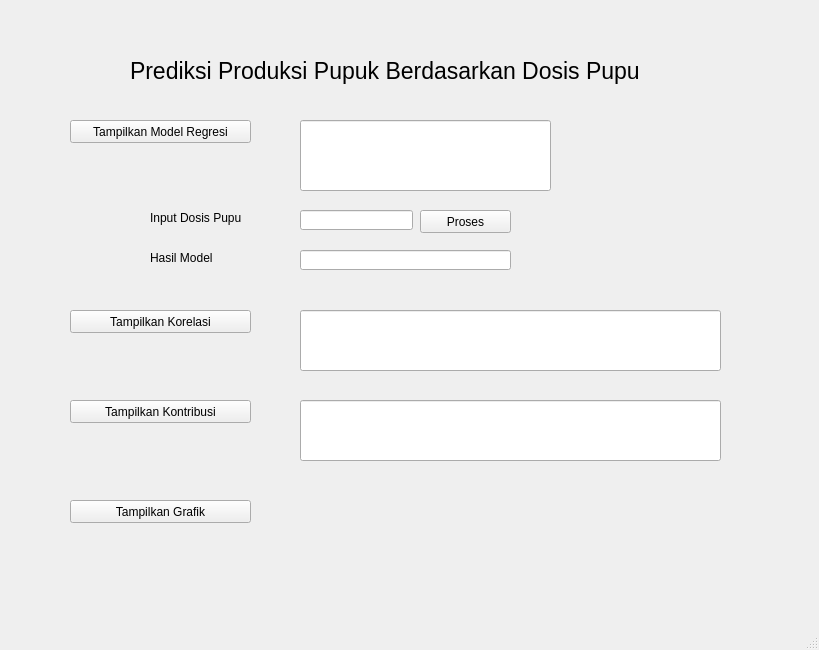
<?xml version="1.0" encoding="UTF-8"?>
<ui version="4.0">
 <class>MainWindow</class>
 <widget class="QMainWindow" name="MainWindow">
  <property name="geometry">
   <rect>
    <x>0</x>
    <y>0</y>
    <width>819</width>
    <height>650</height>
   </rect>
  </property>
  <property name="windowTitle">
   <string>MainWindow</string>
  </property>
  <widget class="QWidget" name="centralwidget">
   <widget class="QLineEdit" name="lineEditDosisInput">
    <property name="geometry">
     <rect>
      <x>300</x>
      <y>210</y>
      <width>113</width>
      <height>20</height>
     </rect>
    </property>
   </widget>
   <widget class="QLabel" name="label">
    <property name="geometry">
     <rect>
      <x>150</x>
      <y>210</y>
      <width>91</width>
      <height>16</height>
     </rect>
    </property>
    <property name="autoFillBackground">
     <bool>true</bool>
    </property>
    <property name="frameShape">
     <enum>QFrame::NoFrame</enum>
    </property>
    <property name="frameShadow">
     <enum>QFrame::Plain</enum>
    </property>
    <property name="text">
     <string>Input Dosis Pupuk</string>
    </property>
   </widget>
   <widget class="QLabel" name="label_8">
    <property name="geometry">
     <rect>
      <x>0</x>
      <y>0</y>
      <width>811</width>
      <height>701</height>
     </rect>
    </property>
    <property name="text">
     <string/>
    </property>
    <property name="pixmap">
     <pixmap>061238300_1564305222-iStock-684977254.jpg</pixmap>
    </property>
    <property name="scaledContents">
     <bool>true</bool>
    </property>
    <property name="wordWrap">
     <bool>false</bool>
    </property>
   </widget>
   <widget class="QLabel" name="label_9">
    <property name="geometry">
     <rect>
      <x>130</x>
      <y>50</y>
      <width>511</width>
      <height>41</height>
     </rect>
    </property>
    <property name="font">
     <font>
      <pointsize>17</pointsize>
     </font>
    </property>
    <property name="autoFillBackground">
     <bool>true</bool>
    </property>
    <property name="frameShape">
     <enum>QFrame::NoFrame</enum>
    </property>
    <property name="frameShadow">
     <enum>QFrame::Plain</enum>
    </property>
    <property name="text">
     <string>Prediksi Produksi Pupuk Berdasarkan Dosis Pupuk</string>
    </property>
   </widget>
   <widget class="QPushButton" name="btnTampilModelRegresi">
    <property name="geometry">
     <rect>
      <x>70</x>
      <y>120</y>
      <width>181</width>
      <height>23</height>
     </rect>
    </property>
    <property name="text">
     <string>Tampilkan Model Regresi</string>
    </property>
   </widget>
   <widget class="QLineEdit" name="lineEditTampilModelRegresi">
    <property name="geometry">
     <rect>
      <x>300</x>
      <y>120</y>
      <width>251</width>
      <height>71</height>
     </rect>
    </property>
   </widget>
   <widget class="QPushButton" name="btnprosesInputDosisPupuk">
    <property name="geometry">
     <rect>
      <x>420</x>
      <y>210</y>
      <width>91</width>
      <height>23</height>
     </rect>
    </property>
    <property name="text">
     <string>Proses</string>
    </property>
   </widget>
   <widget class="QPushButton" name="btnTampilkanKorelasi">
    <property name="geometry">
     <rect>
      <x>70</x>
      <y>310</y>
      <width>181</width>
      <height>23</height>
     </rect>
    </property>
    <property name="text">
     <string>Tampilkan Korelasi</string>
    </property>
   </widget>
   <widget class="QPushButton" name="btnTampilkanKontribusi">
    <property name="geometry">
     <rect>
      <x>70</x>
      <y>400</y>
      <width>181</width>
      <height>23</height>
     </rect>
    </property>
    <property name="text">
     <string>Tampilkan Kontribusi</string>
    </property>
   </widget>
   <widget class="QLineEdit" name="lineEditKontribusi">
    <property name="geometry">
     <rect>
      <x>300</x>
      <y>400</y>
      <width>421</width>
      <height>61</height>
     </rect>
    </property>
    <property name="text">
     <string/>
    </property>
    <property name="frame">
     <bool>true</bool>
    </property>
    <property name="dragEnabled">
     <bool>false</bool>
    </property>
    <property name="readOnly">
     <bool>false</bool>
    </property>
    <property name="placeholderText">
     <string/>
    </property>
    <property name="clearButtonEnabled">
     <bool>false</bool>
    </property>
   </widget>
   <widget class="QPushButton" name="btnTampilkanGrafik">
    <property name="geometry">
     <rect>
      <x>70</x>
      <y>500</y>
      <width>181</width>
      <height>23</height>
     </rect>
    </property>
    <property name="text">
     <string>Tampilkan Grafik</string>
    </property>
   </widget>
   <widget class="QLabel" name="label_2">
    <property name="geometry">
     <rect>
      <x>150</x>
      <y>250</y>
      <width>91</width>
      <height>16</height>
     </rect>
    </property>
    <property name="autoFillBackground">
     <bool>true</bool>
    </property>
    <property name="frameShape">
     <enum>QFrame::NoFrame</enum>
    </property>
    <property name="frameShadow">
     <enum>QFrame::Plain</enum>
    </property>
    <property name="text">
     <string>Hasil Model</string>
    </property>
   </widget>
   <widget class="QLineEdit" name="lineEditHasilModel">
    <property name="geometry">
     <rect>
      <x>300</x>
      <y>250</y>
      <width>211</width>
      <height>20</height>
     </rect>
    </property>
   </widget>
   <widget class="QLineEdit" name="lineEditKorelasi">
    <property name="geometry">
     <rect>
      <x>300</x>
      <y>310</y>
      <width>421</width>
      <height>61</height>
     </rect>
    </property>
    <property name="layoutDirection">
     <enum>Qt::LeftToRight</enum>
    </property>
   </widget>
   <zorder>label_8</zorder>
   <zorder>lineEditDosisInput</zorder>
   <zorder>label</zorder>
   <zorder>label_9</zorder>
   <zorder>btnTampilModelRegresi</zorder>
   <zorder>lineEditTampilModelRegresi</zorder>
   <zorder>btnprosesInputDosisPupuk</zorder>
   <zorder>btnTampilkanKorelasi</zorder>
   <zorder>btnTampilkanKontribusi</zorder>
   <zorder>lineEditKontribusi</zorder>
   <zorder>btnTampilkanGrafik</zorder>
   <zorder>label_2</zorder>
   <zorder>lineEditHasilModel</zorder>
   <zorder>lineEditKorelasi</zorder>
  </widget>
  <widget class="QMenuBar" name="menubar">
   <property name="geometry">
    <rect>
     <x>0</x>
     <y>0</y>
     <width>819</width>
     <height>21</height>
    </rect>
   </property>
  </widget>
  <widget class="QStatusBar" name="statusbar"/>
 </widget>
 <resources/>
 <connections/>
</ui>
